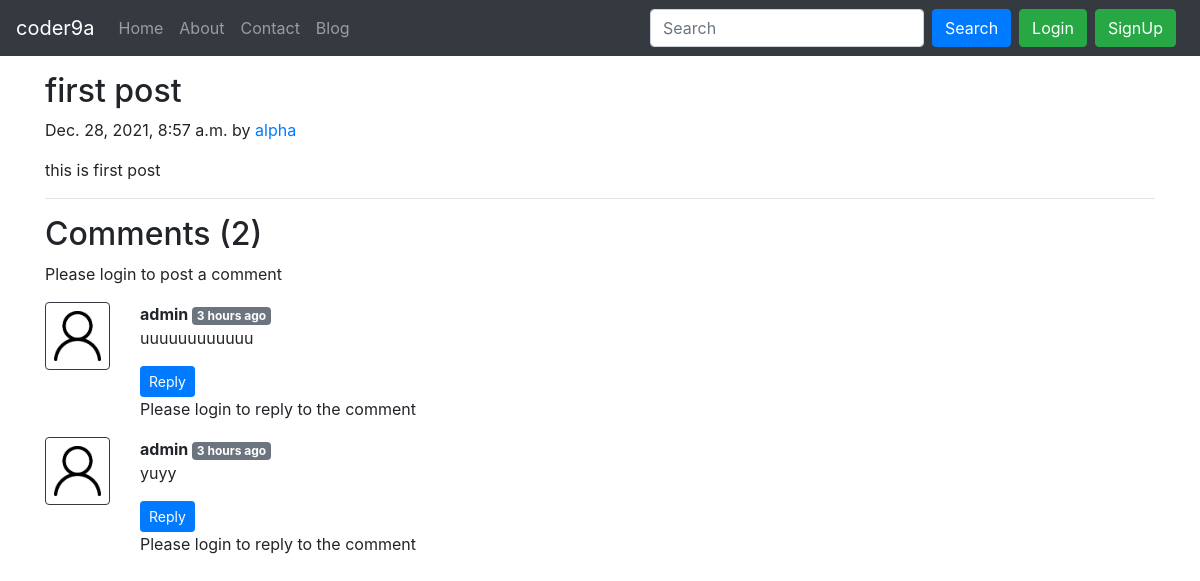
/blog/first-post, run on an earlier commit of the app's database.
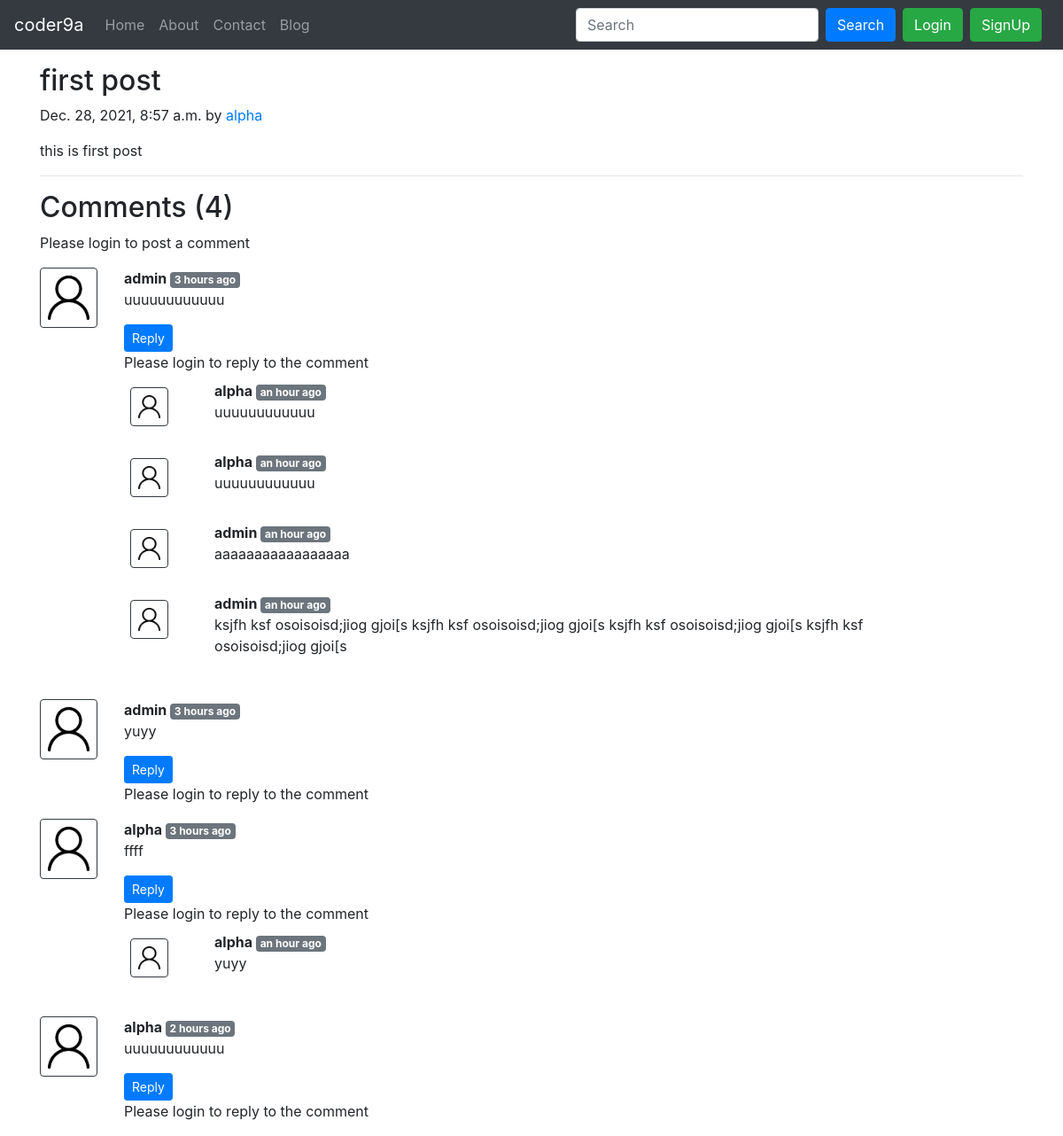
And on a later commit of the database.
### blog/models.py (models this page shows, shortened)
class Post(models.Model):
    sno = models.AutoField(primary_key=True)
    title = models.CharField(max_length=255)
    author = models.CharField(max_length=14)
    slug = models.CharField(max_length=130)
    timeStamp = models.DateTimeField(blank=True)
    content = models.TextField()

class BlogComment(models.Model):
    sno = models.AutoField(primary_key=True)
    comment = models.TextField()
    user = models.ForeignKey(User, on_delete=models.CASCADE)
    post = models.ForeignKey(Post, on_delete=models.CASCADE)
    parent = models.ForeignKey('self', on_delete=models.CASCADE, null=True)
    timestamp = models.DateTimeField(default=now)

### blog/views.py (the view)
# urls.py: path('<str:slug>', views.blogPost, name="blogPost"),
def blogPost(request, slug):
    post = Post.objects.filter(slug=slug).first()
    comments = BlogComment.objects.filter(post=post, parent=None)
    replies = BlogComment.objects.filter(post=post).exclude(parent=None)
    replyDict = {}
    for reply in replies:
        if reply.parent.sno not in replyDict.keys():
            replyDict[reply.parent.sno] = [reply]
        else:
            replyDict[reply.parent.sno].append(reply)
    context = {'post': post, 'comments': comments, 'replyDict':replyDict}
    return render(request, "blog/blogpost.html", context)

### blog/templatetags/extras.py (called while the page is built)
@register.filter(name='get_val')
def get_val(dict, key):
    return dict.get(key)

### templates/blog/blogpost.html (shortened to what this page needs)
{% extends 'base.html' %}
{% block body %}
{% load humanize %}
{% load extras %}
<div class="container my-3">
    <h2 class="blog-post-title">{{post.title}}</h2>
    <p class="blog-post-meta">{{post.timeStamp}} by <a href="/about">{{post.author}}</a></p>
    <p>{{post.content}}</p>
    <hr>
</div>
<div class="container">
    <h2> Comments ({{comments.count}})</h2>
    <div class="my-2">
        {% if user.is_authenticated %}
        <form action="/blog/postComment" method="post">
            {% csrf_token %}
            <div class="form-group">
                <label for="exampleInputEmail1">Post Comment </label>
                <input type="text" class="form-control" name="comment" placeholder="Enter comment here">
            </div>
            <input type="hidden" name="postSno" value="{{post.sno}}">
            <button type="submit" class="btn btn-primary">Submit</button>
        </form>
        {% else %}
        Please login to post a comment
        {% endif %}
    </div>
    {% for comment in comments %}
    <div class="row my-3">
        <div class="col-md-1  ">
            <img class="rounded mx-auto d-block w-100 border border-dark p-2" src="/static/img/user.png" alt="user">
        </div>
        <div class="col-md-11 ">
            <b> {{comment.user.username}} </b> <span
                class="badge badge-secondary ">{{comment.timestamp|naturaltime}}</span>
            <p>{{comment.comment}}</p>
            <div class="reply mx-0">
                <button class="btn btn-sm btn-primary" type="button" data-toggle="collapse"
                    data-target="#replyBox{{comment.sno}}" aria-expanded="false"
                    aria-controls="replyBox{{comment.sno}}">
                    Reply
                </button>
                {% if user.is_authenticated %}
                <div class="collapse" id="replyBox{{comment.sno}}">
                    <div class="card card-body my-2">
                        <form action="/blog/postComment" method="post">
                            {% csrf_token %}
                            <div class="form-group">
                                <label for="comment">Post a reply </label>
                                <input type="text" class="form-control" name="comment" placeholder="Enter comment here">
                                <input type="hidden" name="parentSno" value="{{comment.sno}}">
                            </div>
                            <input type="hidden" name="postSno" value="{{post.sno}}">
                            <button type="submit" class="btn btn-primary">Submit</button>
                        </form>
                    </div>
                </div>
                {% else %}
                <br>
                Please login to reply to the comment
                {% endif %}
                <div class="replies">
                    {% for reply in replyDict|get_val:comment.sno %}
                    <div class="row my-2">
                        <div class="col-md-1 ">
                            <img class="rounded mx-auto d-block w-75 my-2 border border-dark p-2" src="/static/img/user.png" alt="user">
                        </div>
                        <div class="col-md-11">
                            <div class="col-md-11 ">
                                <b> {{reply.user.username}} </b> <span class="badge badge-secondary ">{{reply.timestamp| naturaltime}}</span>
                                <div>{{reply.comment}}</div>
                            </div>
                            <br>
                        </div>
                    </div>
                    {% endfor %}
                </div>
            </div>
        </div>
    </div>
    {% endfor %}
</div>
{% endblock %}

### templates/base.html (shortened to what this page needs)
<!doctype html>
<html lang="en">
<head>
  <link rel="stylesheet" href="https://stackpath.bootstrapcdn.com/bootstrap/4.5.2/css/bootstrap.min.css"
>
</head>
<body>
  <nav class="navbar navbar-expand-lg navbar-dark bg-dark">
    <a class="navbar-brand" href="/">coder9a</a>
    <div class="collapse navbar-collapse" id="navbarSupportedContent">
      <ul class="navbar-nav mr-auto">
        <li class="nav-item {% block homeactive %} {% endblock homeactive %}">
          <a class="nav-link" href="/">Home <span class="sr-only">(current)</span></a>
        </li>
        <li class="nav-item {% block aboutactive %} {% endblock aboutactive %}">
          <a class="nav-link" href="/about">About</a>
        </li>
        <li class="nav-item {% block contactactive %} {% endblock contactactive %}">
          <a class="nav-link" href="/contact">Contact</a>
        </li>
        <li class="nav-item {% block blogactive %} {% endblock blogactive %}">
          <a class="nav-link" href="/blog">Blog</a>
        </li>
      </ul>
      <form method="get" action="/search" class="form-inline my-2 my-lg-0">
        <input class="form-control mr-sm-2" type="search" name="query" id="query" placeholder="Search"
          aria-label="Search">
        <button class="btn btn-primary my-2 mr-2 my-sm-0" type="submit">Search</button>
      </form>
      {% if user.is_authenticated %}
      <ul class="navbar-nav mr-2">
        <li class="nav-item dropdown">
          <a class="nav-link dropdown-toggle" href='#' id="navbarDropdown" role="button" data-toggle="dropdown"> Welcome
            {{request.user}}</a>
          <div class="dropdown-menu" aria-labelledby="navbarDropdown">
            <a class="dropdown-item" href="/logout">Logout</a>
            {% else %}
            <button type="button" class="btn btn-success mr-2" data-toggle="modal" data-target="#loginModal">
              Login
            </button>
            <button type="button" class="btn btn-success mr-2" data-toggle="modal" data-target="#signupModal">
              SignUp
            </button>
            {% endif %}
          </div>
  </nav>
  {% block body %} {% endblock body %}
</body>
</html>

What changed in the data, as far as the page shows it:
added BlogComment: user.username "alpha", timestamp "an hour ago", comment "uuuuuuuuuuuu", shown under "admin"
added BlogComment: user.username "alpha", timestamp "an hour ago", comment "uuuuuuuuuuuu", shown under "admin"
added BlogComment: user.username "admin", timestamp "an hour ago", comment "aaaaaaaaaaaaaaaaa"
added BlogComment: user.username "admin", timestamp "an hour ago", comment "ksjfh ksf osoisoisd;jiog gjoi[s ksjfh ksf osoisoisd;jiog gjoi[s ksjfh ksf osoisoisd;jiog gjoi[s ksjfh ksf osoisoisd;jiog gjoi[s"
added BlogComment: user.username "alpha", timestamp "3 hours ago", comment "ffff", shown under "Comments (4)"
added BlogComment: user.username "alpha", timestamp "an hour ago", comment "yuyy"
added BlogComment: user.username "alpha", timestamp "2 hours ago", comment "uuuuuuuuuuuu", shown under "Comments (4)"
Also different on the page:
{{ comments.count }}: "2" → "4"
